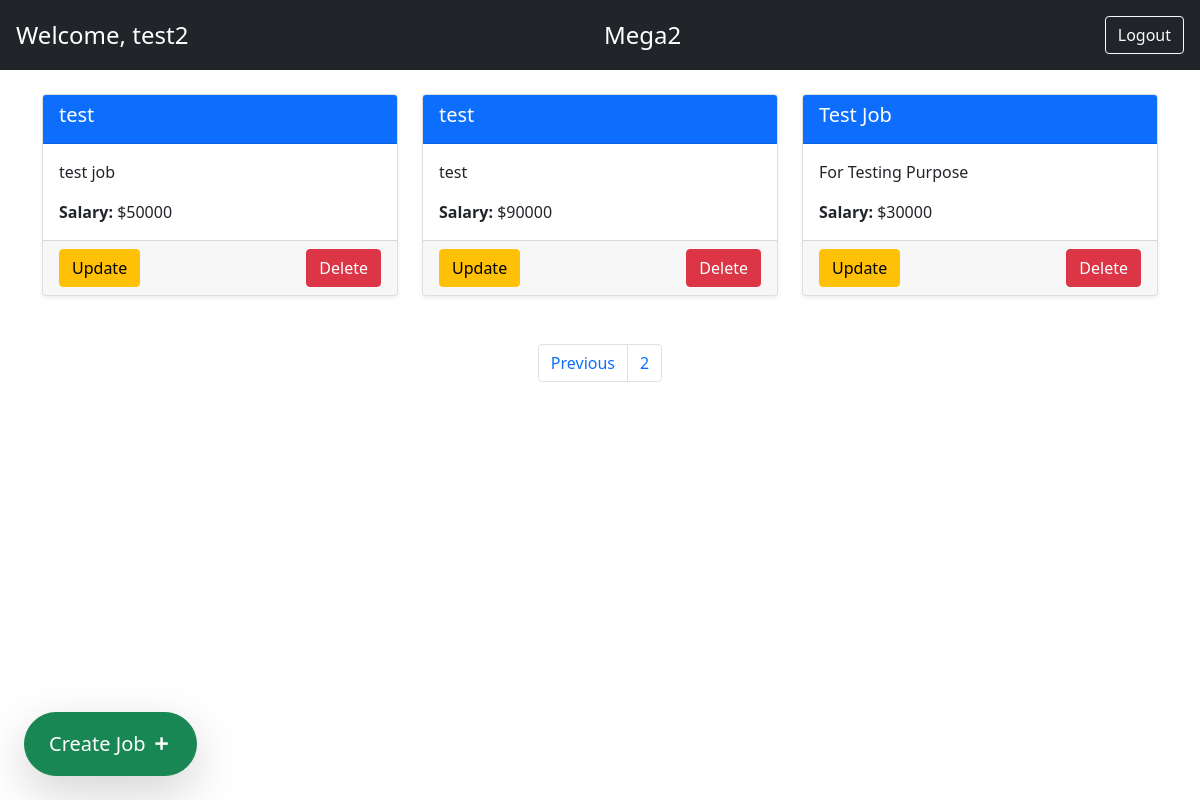
Page /auth/home/?page=2 (signed in) on the earlier database version.
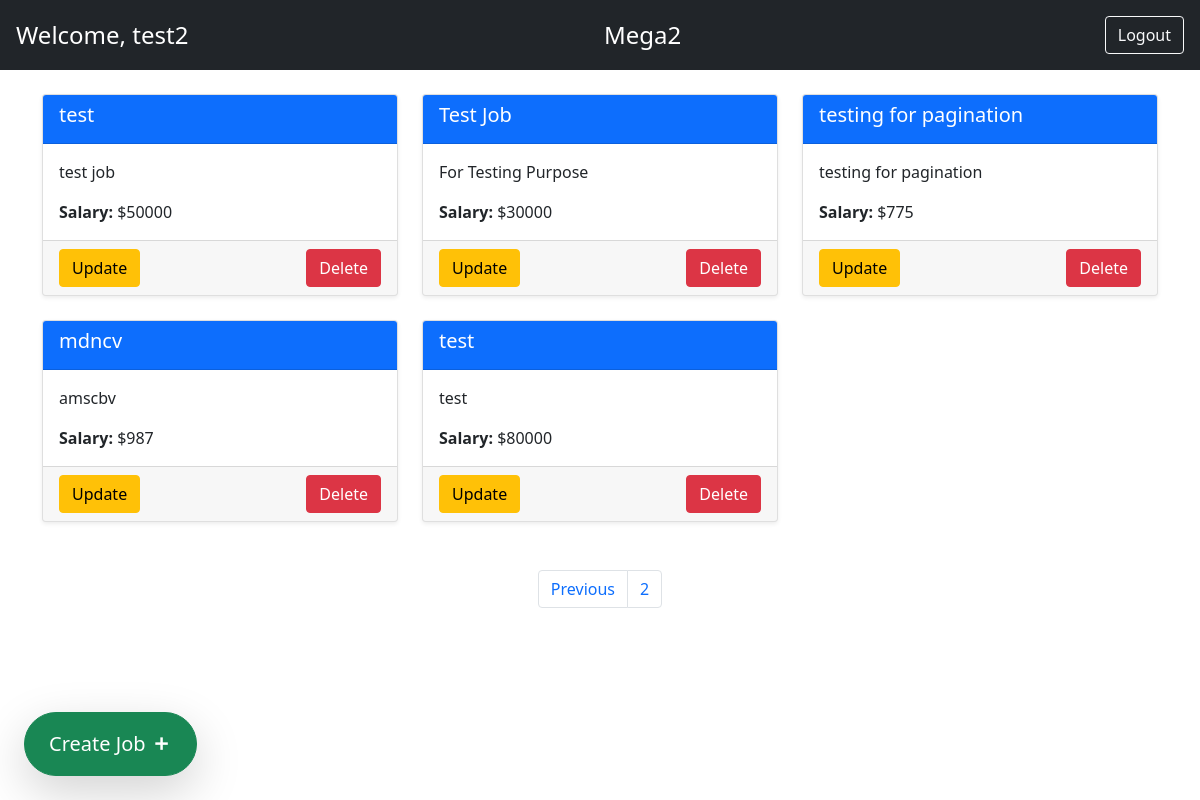
Same page on the later database version.
### authentication/models.py (models this page shows, shortened)
class CustomUser(AbstractBaseUser):
    email = models.EmailField(unique=True)
    first_name = models.CharField(max_length=100)
    is_active = models.BooleanField(default=True)
    objects = CustomUserManager()
    USERNAME_FIELD = 'email'
    REQUIRED_FIELDS = ['first_name']

### jobs/models.py (models this page shows, shortened)
class Company(models.Model):
    user = models.OneToOneField(get_user_model(), on_delete=models.CASCADE)
    name = models.CharField(max_length=255)
    description = models.TextField(blank=True)
    def __str__(self):
        return self.name

class Job(models.Model):
    title = models.CharField(max_length=255)
    description = models.TextField(blank=True)
    salary = models.IntegerField()
    company = models.ForeignKey(Company, on_delete=models.CASCADE, related_name='jobs',null=False)  # One company can have many jobs (for total participation the foreignky has null constraint)

### authentication/views.py (the view, shortened to what this page needs)
# urls.py: path('home/',home_view,name='home')
@login_required
def home_view(request):
    page_num = request.GET.get('page', 1)
    jobs = Job.objects.all()  # pylint: disable=no-member
    paginator = Paginator(jobs, 5)
    page_obj = paginator.get_page(page_num)
    jobs = page_obj.object_list
    if Company.objects.filter(user=request.user).exists():  # pylint: disable=no-member
        company = Company.objects.filter(user=request.user).first()  # pylint: disable=no-member
        res_obj = {'jobs': jobs, 'user': request.user, 'company': company, 'page_obj': page_obj}
        return render(request, 'home.html', res_obj)

### authentication/templates/home.html (shortened to what this page needs)
<!DOCTYPE html>
<html lang="en">
<head>
    <link href="https://cdn.jsdelivr.net/npm/bootstrap@5.0.2/dist/css/bootstrap.min.css" rel="stylesheet">
    <link rel="stylesheet" href="https://cdnjs.cloudflare.com/ajax/libs/remixicon/4.6.0/remixicon.css" />
    </head>
<body>
    <div class="bg-dark text-white p-3">
        <div class="d-flex justify-content-between align-items-center">
            <div class="fs-4">Welcome,
                {% if user.is_authenticated %}
                    {{ user.first_name }}
                {% else %}
                    Guest
                {% endif %}
            </div>
            <div class="fs-4">
                {{company}}
            </div>
            <div>
                {% if user.is_authenticated %}
                    <a href="{% url 'logout' %}" class="btn btn-outline-light ms-2">Logout</a>
                {% else %}
                    <a href="{% url 'login' %}" class="btn btn-outline-light ms-2">Sign In</a>
                    <a href="{% url 'register' %}" class="btn btn-outline-light ms-2">Register</a>
                {% endif %}
            </div>
        </div>
    </div>
    <div class="container mt-4">
        <div class="row">
            {% for job in jobs %}
                <div class="col-md-4 mb-4">
                    <div class="card shadow-sm h-100">
                        <div class="card-header bg-primary text-white">
                            <h5 class="card-title">{{ job.title }}</h5>
                        </div>
                        <div class="card-body">
                            <p class="card-text">{{ job.description|truncatewords:20 }}</p>
                            <p class="card-text"><strong>Salary: </strong>${{ job.salary }}</p>
                        </div>
                        {% if job.company == company %}
                        <div class="card-footer d-flex justify-content-between">
                            <a href="/job/update/{{ job.id }}/" class="btn btn-warning">Update</a>
                            <a href="/job/delete/{{ job.id }}/" class="btn btn-danger">Delete</a>
                        </div>
                        {% endif %}
                    </div>
                </div>
            {% endfor %}
        </div>
        <div class="mt-4" style="width: 100%; display: flex; justify-content: center; align-items: center;">
            <ul class=" pagination">
                {%if page_obj.has_previous %}
                <li class="page-item"><a href="./?page={{page_obj.previous_page_number}}" class="page-link">Previous</a></li>
                {%endif%}
                <li class="page-item"><a href="./?page={{page_obj.number}}" class="page-link">{{page_obj.number}}</a></li>
            </ul>
        </div>
    </div>
    <a href="/job/create/" class="position-fixed bottom-0 start-0 mb-4 ms-4">
        <button class="btn btn-success fs-5 rounded-pill shadow-lg py-3 px-4">Create Job <i class="fw-bold fs-5 ri-add-line"></i> </button>
    </a>
</body>
</html>

Differences in the rows shown:
removed Job: title "test", description "test", salary "90000"
added Job: title "testing for pagination", description "testing for pagination", salary "775"
added Job: title "mdncv", description "amscbv", salary "987"
added Job: title "test", description "test", salary "80000"
